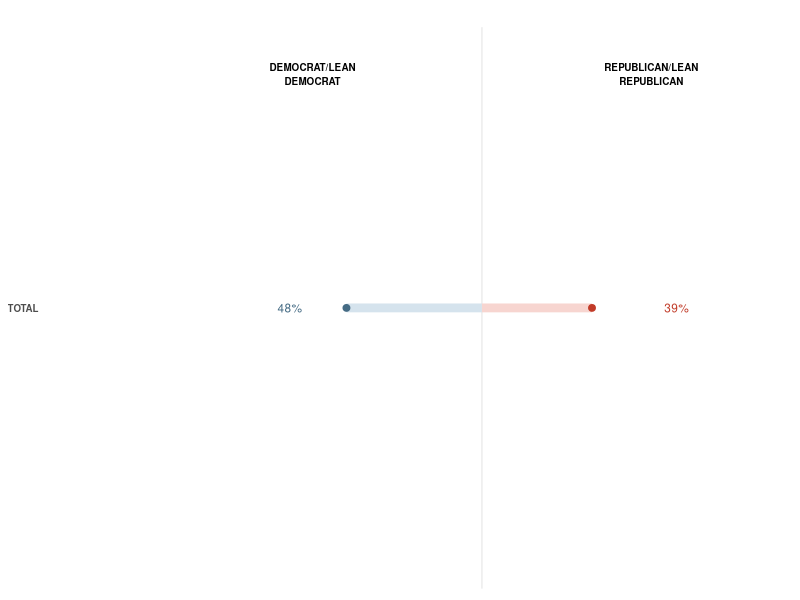
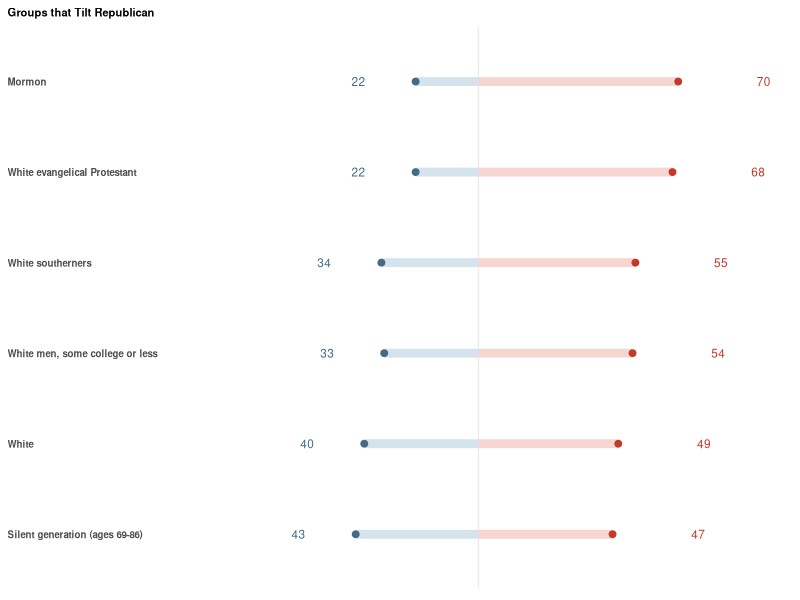
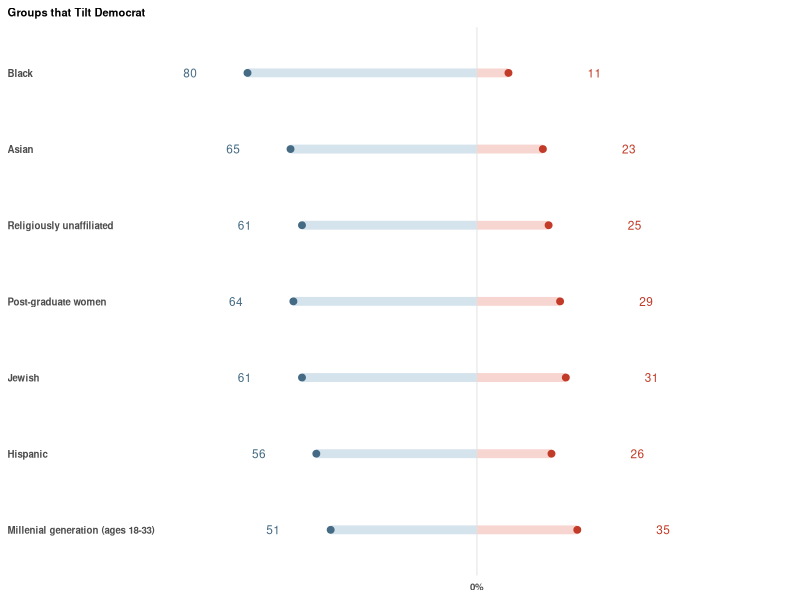
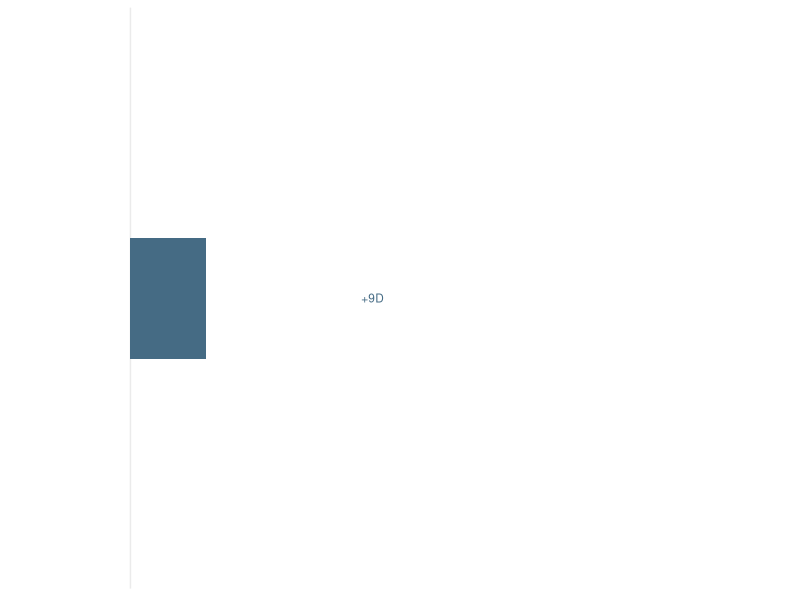
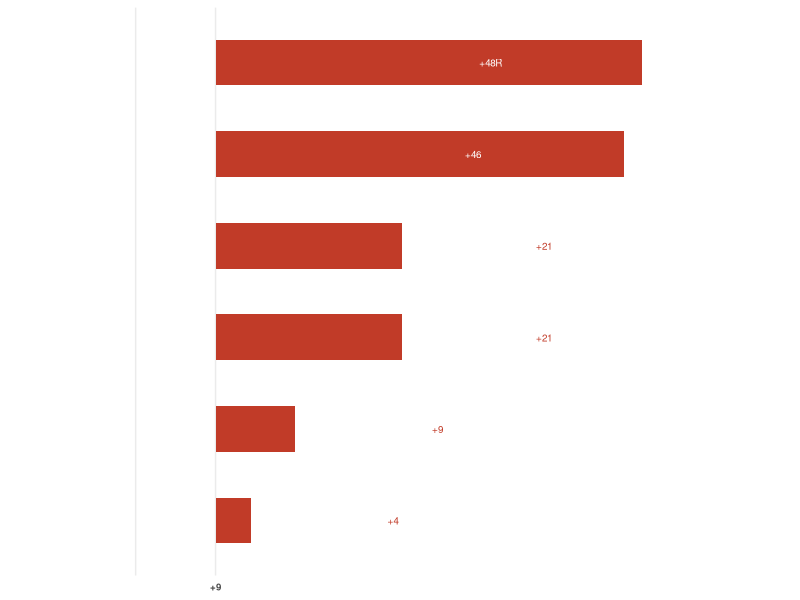
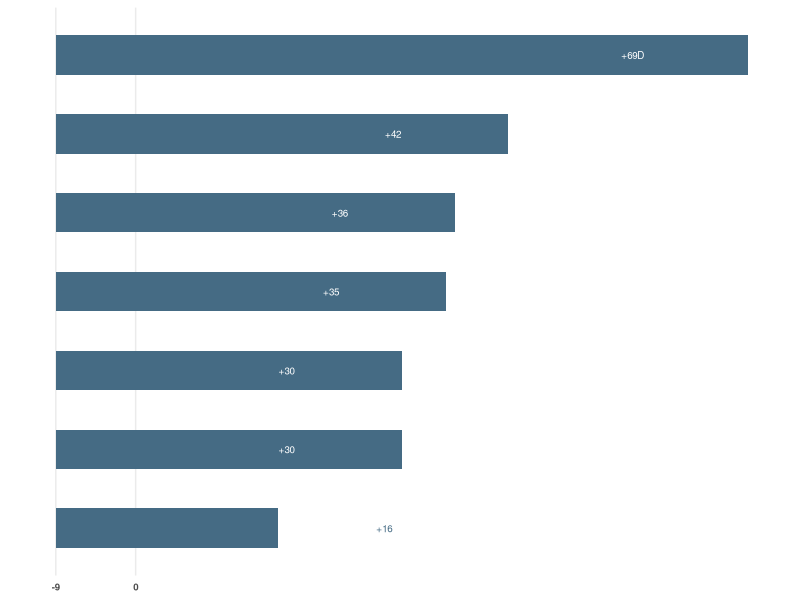
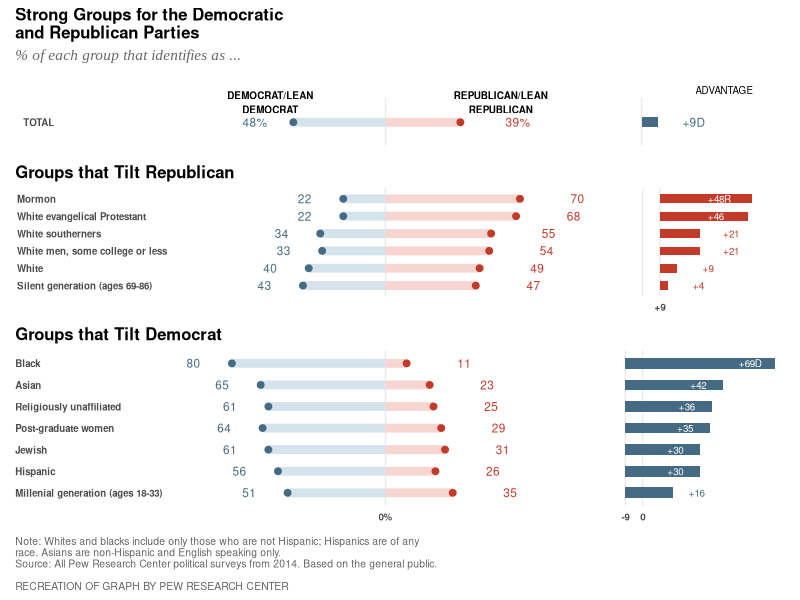
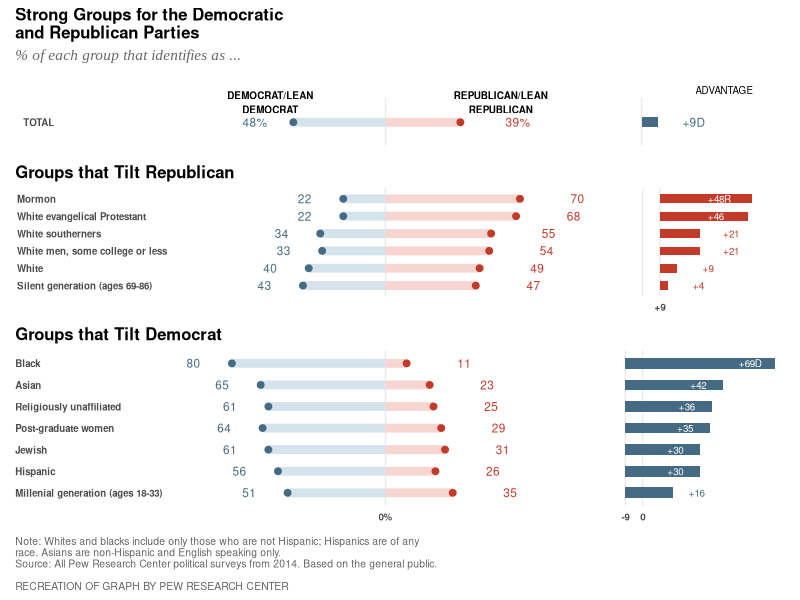

Source code (R) for these figures, in order:
# ## Pew Chart Recreation

# Libraries ---------------------------------------------------------------

library(tidyverse)
library(patchwork)
library(cowplot)

# Raw data creation -------------------------------------------------------


group <- c(
  "Mormon",
  "White evangelical Protestant",
  "White southerners",
  "White men, some college or less",
  "White",
  "Silent generation (ages 69-86)",
  "Black",
  "Asian",
  "Religiously unaffiliated",
  "Post-graduate women",
  "Jewish",
  "Hispanic",
  "Millenial generation (ages 18-33)",
  "Mormon",
  "White evangelical Protestant",
  "White southerners",
  "White men, some college or less",
  "White",
  "Silent generation (ages 69-86)",
  "Black",
  "Asian",
  "Religiously unaffiliated",
  "Post-graduate women",
  "Jewish",
  "Hispanic",
  "Millenial generation (ages 18-33)",
  "TOTAL",
  "TOTAL"
)

affiliation <- c(
  0.22,
  0.22,
  0.34,
  0.33,
  0.40,
  0.43,
  0.80,
  0.65,
  0.61,
  0.64,
  0.61,
  0.56,
  0.51,
  0.70,
  0.68,
  0.55,
  0.54,
  0.49,
  0.47,
  0.11,
  0.23,
  0.25,
  0.29,
  0.31,
  0.26,
  0.35,
  0.48,
  0.39
)

party <- c(
  "Democrat/Lean Democrat",
  "Democrat/Lean Democrat",
  "Democrat/Lean Democrat",
  "Democrat/Lean Democrat",
  "Democrat/Lean Democrat",
  "Democrat/Lean Democrat",
  "Democrat/Lean Democrat",
  "Democrat/Lean Democrat",
  "Democrat/Lean Democrat",
  "Democrat/Lean Democrat",
  "Democrat/Lean Democrat",
  "Democrat/Lean Democrat",
  "Democrat/Lean Democrat",
  "Republican/Lean Republican",
  "Republican/Lean Republican",
  "Republican/Lean Republican",
  "Republican/Lean Republican",
  "Republican/Lean Republican",
  "Republican/Lean Republican",
  "Republican/Lean Republican",
  "Republican/Lean Republican",
  "Republican/Lean Republican",
  "Republican/Lean Republican",
  "Republican/Lean Republican",
  "Republican/Lean Republican",
  "Republican/Lean Republican",
  "Democrat/Lean Democrat",
  "Republican/Lean Republican"
)
title <- c(
  "Republican",
  "Republican",
  "Republican",
  "Republican",
  "Republican",
  "Republican",
  "Democrat",
  "Democrat",
  "Democrat",
  "Democrat",
  "Democrat",
  "Democrat",
  "Democrat",
  "Republican",
  "Republican",
  "Republican",
  "Republican",
  "Republican",
  "Republican",
  "Democrat",
  "Democrat",
  "Democrat",
  "Democrat",
  "Democrat",
  "Democrat",
  "Democrat",
  "Header",
  "Header"
)

# Create dataset ----------------------------------------------------------

df <- tibble(group = group, affiliation = affiliation, party = party, title = title)


# Data cleaning -----------------------------------------------------------

# affiliaton_swap reverse values for Democrats for diverging line plots
df <- df %>%
  mutate(affiliation_swap = ifelse(party == "Democrat/Lean Democrat", affiliation * -1, affiliation))

# Create a data.frame just of totals rows.  For diverging plot 1
df_total <- df %>%
  filter(group == "TOTAL")

# Create a data.frame just of Republican groups.  For diverging plot 2
df_rep <- df %>%
  filter(title == "Republican") %>%
  mutate(group = fct_rev(factor(group, levels = c(
    "Mormon",
    "White evangelical Protestant",
    "White southerners",
    "White men, some college or less",
    "White",
    "Silent generation (ages 69-86)"
  ))))

# Create a data.frame just of Democratic groups. For diverging plot 3
df_dem <- df %>%
  filter(title == "Democrat") %>%
  mutate(group = fct_rev(factor(group, levels = c(
    "Black",
    "Asian",
    "Religiously unaffiliated",
    "Post-graduate women",
    "Jewish",
    "Hispanic",
    "Millenial generation (ages 18-33)"
  ))))

# Create a data.frame for the advantage bar charts.
temp1 <- df %>%
  select(-affiliation_swap) %>%
  pivot_wider(names_from = party, values_from = affiliation) %>%
  mutate(advantage = abs(100 * `Republican/Lean Republican` - 100 * `Democrat/Lean Democrat`)) %>%
  mutate(
    groupA = fct_rev(factor(group, levels = c(
      "Mormon",
      "White evangelical Protestant",
      "White southerners",
      "White men, some college or less",
      "White",
      "Silent generation (ages 69-86)"
    ))),
    groupB = fct_rev(factor(group, levels = c(
      "Black",
      "Asian",
      "Religiously unaffiliated",
      "Post-graduate women",
      "Jewish",
      "Hispanic",
      "Millenial generation (ages 18-33)"
    )))
  )


temp2 <- temp1 %>%
  filter(!group == "TOTAL") %>%
  select(group, title, groupA, groupB) %>%
  group_by(group) %>%
  filter(row_number() == 1) %>%
  mutate(
    advantage = ifelse(title == "Republican", 9, -9),
    title = "spacer"
  )

df_adv <- bind_rows(temp1, temp2)

# Hack needed for the first diverging bar chart to align label properly
df_total <- df_total %>%
  mutate(group = "TOTAL                                          ")

# data.frames needed for Republican bar chart
# a/b necessary to have some points inside bars, some out
df2 <- df_adv %>%
  filter(!is.na(groupA)) %>%
  mutate(lab = ifelse(title == "spacer", "", paste0("+", advantage)))

df2a <- df2 %>%
  filter(advantage > 40) %>%
  mutate(lab = ifelse(lab == "+48", "+48R", lab))

df2b <- df2 %>%
  filter(advantage < 40)

df3 <- df_adv %>%
  filter(!is.na(groupB)) %>%
  mutate(lab = ifelse(title == "spacer", "", paste0("+", advantage)))

# data.frames needed for Democrat bar chart
# a/b necessary to have some points inside bars, some out
df3a <- df3 %>%
  filter(advantage < 20)

df3b <- df3 %>%
  filter(advantage > 20) %>%
  mutate(lab = ifelse(lab == "+69", "+69D", lab))


rm(df, temp1, temp2, affiliation, group, party, title)

# Parameters --------------------------------------------------------------

fiddly_bit1 <- 0.3
fiddly_bit2 <- 20
fiddly_bit3 <- 25
fiddly_bit4 <- -13
fiddly_bit5 <- 0.2
fiddly_bit6 <- -8
fiddly_bit7 <- 12

# point sizes
point_size <- 2
line_size <- 3
plot_limits <- 1

blue_color <- "#456B84"
red_color <- "#C13B28"
light_blue_color <- "#D5E3ED"
light_red_color <- "#F7D5D0"

# graph 1 -----------------------------------------------------------------

plt1 <- ggplot(data = df_total) +
  # Add segments
  geom_segment(data = df_total %>% filter(party == "Democrat/Lean Democrat"), aes(x = affiliation_swap, xend = 0, y = group, yend = group), col = light_blue_color, size = line_size) +
  geom_segment(data = df_total %>% filter(party == "Republican/Lean Republican"), aes(x = affiliation_swap, xend = 0, y = group, yend = group), col = light_red_color, size = line_size) +

  # add labels
  geom_text(data = df_total %>% filter(party == "Democrat/Lean Democrat"), aes(x = affiliation_swap, y = group, label = scales::percent(affiliation)), nudge_x = -fiddly_bit5, col = blue_color, size = 3) +
  geom_text(data = df_total %>% filter(party == "Republican/Lean Republican"), aes(x = affiliation_swap, y = group, label = scales::percent(affiliation)), nudge_x = fiddly_bit1, col = red_color, size = 3) +
  scale_x_continuous(breaks = c(0), limits = c(-plot_limits, plot_limits)) +

  # add points
  geom_point(aes(x = affiliation_swap, y = group, color = party), size = point_size) +
  scale_color_manual(values = c(blue_color, red_color)) +
  theme_minimal() +
  coord_cartesian(clip = "off") +
  annotate("text", x = -.6, y = 1.5, label = "DEMOCRAT/LEAN\nDEMOCRAT", size = 2.5, fontface = "bold") +
  annotate("text", x = .6, y = 1.5, label = "REPUBLICAN/LEAN\nREPUBLICAN", size = 2.5, fontface = "bold") +
  theme(
    text = element_text(family = "Helvetica", face = "bold"),
    legend.position = "none",
    axis.title.x = element_blank(),
    axis.title.y = element_blank(),
    axis.text.x = element_blank(),
    axis.text.y = element_text(hjust = 0, size = 7),
    panel.grid.major.y = element_blank(),
    panel.grid.major.x = element_line(),
    plot.title = element_text(hjust = 0, size = 8),
    plot.title.position = "plot"
  ) +
  labs(title = "")


plt1

# graph 2 -----------------------------------------------------------------


plt2 <- ggplot(data = df_rep) +
  # Add segments
  geom_segment(data = . %>% filter(party == "Democrat/Lean Democrat"), aes(x = affiliation_swap, xend = 0, y = group, yend = group), col = light_blue_color, size = line_size) +
  geom_segment(data = . %>% filter(party == "Republican/Lean Republican"), aes(x = affiliation_swap, xend = 0, y = group, yend = group), col = light_red_color, size = line_size) +

  # add labels
  geom_text(data = . %>% filter(party == "Democrat/Lean Democrat"), aes(x = affiliation_swap, y = group, label = affiliation * 100), nudge_x = -fiddly_bit5, col = blue_color, size = 3) +
  geom_text(data = . %>% filter(party == "Republican/Lean Republican"), aes(x = affiliation_swap, y = group, label = affiliation * 100), nudge_x = fiddly_bit1, col = red_color, size = 3) +
  scale_x_continuous(breaks = c(0), limits = c(-plot_limits, plot_limits)) +
  # add points
  geom_point(aes(x = affiliation_swap, y = group, color = party), size = point_size) +
  scale_color_manual(values = c(blue_color, red_color)) +
  theme_minimal() +
  theme(
    text = element_text(family = "Helvetica", face = "bold"),
    legend.position = "none",
    axis.title.x = element_blank(),
    axis.title.y = element_blank(),
    axis.text.x = element_blank(),
    axis.text.y = element_text(hjust = 0, size = 7),
    panel.grid.major.y = element_blank(),
    panel.grid.major.x = element_line(),
    plot.title = element_text(hjust = 0, size = 8),
    plot.title.position = "plot"
  ) +
  labs(title = "Groups that Tilt Republican")


plt2

# Plot 3 (lean democratic diverging ---------------------------------------


plt3 <- ggplot(data = df_dem) +
  # Add segments
  geom_segment(data = . %>% filter(party == "Democrat/Lean Democrat"), aes(x = affiliation_swap, xend = 0, y = group, yend = group), col = light_blue_color, size = line_size) +
  geom_segment(data = . %>% filter(party == "Republican/Lean Republican"), aes(x = affiliation_swap, xend = 0, y = group, yend = group), col = light_red_color, size = line_size) +

  # add labels
  geom_text(data = . %>% filter(party == "Democrat/Lean Democrat"), aes(x = affiliation_swap, y = group, label = affiliation * 100), nudge_x = -fiddly_bit5, col = blue_color, size = 3) +
  geom_text(data = . %>% filter(party == "Republican/Lean Republican"), aes(x = affiliation_swap, y = group, label = affiliation * 100), nudge_x = fiddly_bit1, col = red_color, size = 3) +
  scale_x_continuous(breaks = c(0), limits = c(-plot_limits, plot_limits), labels = "0%") +

  # add points
  geom_point(aes(x = affiliation_swap, y = group, color = party), size = point_size) +
  scale_color_manual(values = c(blue_color, red_color)) +
  theme_minimal() +
  labs(title = "Groups that Tilt Democrat") +
  theme(
    text = element_text(family = "Helvetica", face = "bold"),
    legend.position = "none",
    axis.title.x = element_blank(),
    axis.text.y = element_text(hjust = 0, size = 7),
    axis.title.y = element_blank(),
    axis.text.x = element_text(size = 7),
    panel.grid.major.y = element_blank(),
    panel.grid.major.x = element_line(),
    plot.title = element_text(hjust = 0, size = 8),
    plot.title.position = "plot"
  )


plt3

# plot 4 total bar --------------------------------------------------------

plt4 <- ggplot(data = df_adv) +
  # Add segments
  geom_bar(data = . %>% filter(group == "TOTAL"), aes(x = group, y = advantage), width = .25, stat = "identity", fill = blue_color) +
  # add labels
  geom_text(data = . %>% filter(group == "TOTAL"), aes(x = group, y = advantage, label = paste0("+", advantage, "D")), nudge_y = fiddly_bit2, col = blue_color, size = 3) +
  scale_y_continuous(breaks = 0, limits = c(-10, 75)) +
  coord_flip(clip = "off") +
  theme_minimal() +
  theme(
    text = element_text(family = "Helvetica", face = "bold"),
    legend.position = "none",
    axis.title.x = element_blank(),
    axis.title.y = element_blank(),
    axis.text.x = element_blank(),
    panel.grid.major.y = element_blank(),
    panel.grid.major.x = element_line(),
    axis.text.y = element_blank()
  )

plt4

# plot 5 total bar --------------------------------------------------------


plt5 <- ggplot(data = df2) +
  # Add segments
  geom_bar(aes(x = groupA, y = advantage, group = title, fill = title), stat = "identity", width = 0.5) +
  geom_text(data = df2a, aes(x = groupA, y = advantage, label = lab), nudge_y = fiddly_bit6, col = "white", size = 2.5) +
  geom_text(data = df2b, aes(x = groupA, y = advantage, label = lab), nudge_y = fiddly_bit3, col = red_color, size = 2.5) +
  scale_y_continuous(breaks = c(0, 9), limits = c(-10, 70), labels = c("", "+9")) +
  scale_fill_manual(values = c(red_color, "#FFFFFF00")) +
  coord_flip() +
  theme_minimal() +
  theme(
    text = element_text(family = "Helvetica", face = "bold"),
    legend.position = "none",
    axis.title.x = element_blank(),
    axis.title.y = element_blank(),
    axis.text.x = element_text(size = 7),
    panel.grid.minor = element_blank(),
    axis.text.y = element_blank(),
    panel.grid.major.y = element_blank(),
    panel.grid.major.x = element_line()
  )

plt5

# plot 6 total bar --------------------------------------------------------


plt6 <- ggplot(data = df3) +
  # Add segments
  geom_bar(aes(x = groupB, y = advantage), stat = "identity", fill = blue_color, width = 0.5) +
  # add labels
  geom_text(data = df3a, aes(x = groupB, y = advantage, label = lab), nudge_y = fiddly_bit7, col = blue_color, size = 2.5) +
  geom_text(data = df3b, aes(x = groupB, y = advantage, label = lab), nudge_y = fiddly_bit4, col = "white", size = 2.5) +
  scale_y_continuous(breaks = c(-9, 0), limits = c(-10, 70), labels = c("-9", "0")) +
  coord_flip() +
  theme_minimal() +
  theme(
    text = element_text(family = "Helvetica", face = "bold"),
    legend.position = "none",
    axis.title.x = element_blank(),
    axis.title.y = element_blank(),
    axis.text.x = element_text(size = 7, hjust = 0.5),
    panel.grid.minor.x = element_blank(),
    panel.grid.major.y = element_blank(),
    panel.grid.major.x = element_line(),
    axis.text.y = element_blank()
  )

plt6


# Create combined plot ----------------------------------------------------

final_plot <- plt1 + plt4 + plt2 + plt5 + plt3 + plt6 +
  plot_layout(ncol = 2, widths = c(10, 4), heights = c(4, 9, 13)) +
  plot_annotation(
    title = "Strong Groups for the Democratic\nand Republican Parties",
    subtitle = "% of each group that identifies as ...",
    caption = "Note: Whites and blacks include only those who are not Hispanic; Hispanics are of any\nrace. Asians are non-Hispanic and English speaking only.\nSource: All Pew Research Center political surveys from 2014. Based on the general public.\n\nRECREATION OF GRAPH BY PEW RESEARCH CENTER"
  ) &
  theme(
    plot.caption = element_text(hjust = 0, color = "gray40", size = 7.5),
    plot.title = element_text(face = "bold", size = 12),
    plot.subtitle = element_text(colour = "gray40", face = "italic", family = "Times New Roman")
  )

ggdraw(final_plot) + draw_text("ADVANTAGE", size = 7, x = 0.905, y = 0.85)



# Save Results ------------------------------------------------------------

ggsave("charts/new.png", w = 422, h = 656, units = "px", dpi = 96)
